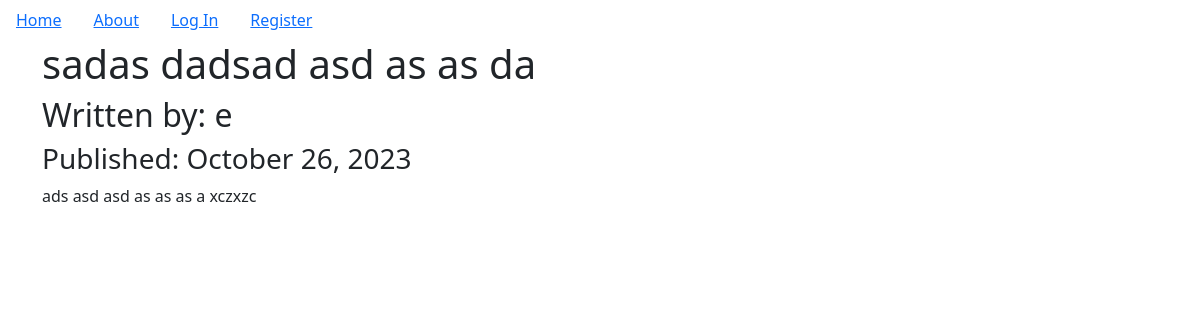
/7, run on the app's committed database.
### puppycompanyblog/models.py (models this page shows, shortened)
class BlogPost(db.Model):
    users = db.relationship(User)
    id = db.Column(db.Integer, primary_key=True)
    user_id = db.Column(db.Integer, db.ForeignKey('users.id'), nullable=False)
    date = db.Column(db.DateTime, nullable=False, default=datetime.utcnow)
    title = db.Column(db.String(140), nullable=False)
    text = db.Column(db.Text, nullable=False)

class User(db.Model, UserMixin):
    __tablename__ = 'users'
    id = db.Column(db.Integer, primary_key=True)
    profile_image = db.Column(db.String(64), nullable=False, default='static/default_profile.png') #later on in our static folder we are going to put our "default_profile.png"
    email = db.Column(db.String(64), unique=True, index=True)
    username = db.Column(db.String(64), unique=True, index=True)
    password_hash = db.Column(db.String(128))
    post = db.relationship('BlogPost', backref='author', lazy=True)

### puppycompanyblog/users/views.py (the view)
@users.route("/<username>")
def user_posts(username):
    page = request.args.get('page', 1, type=int) # to cycle through the pages
    user = User.query.filter_by(username=username).first_or_404()
    blog_posts = BlogPost.query.filter_by(author=user).order_by(BlogPost.date.desc()).paginate(page=page, per_page=5)
    return render_template('user_blog_posts.html', blog_posts=blog_posts, user=user)

### puppycompanyblog/blogpost/views.py (called while the page is built)
@blogpost.route('/<int:blog_post_id>')
def view_post(blog_post_id):
    blogpost = BlogPost.query.get_or_404(blog_post_id)
    return render_template('blog_post.html', title=blogpost.title, date=blogpost.date, post=blogpost)

### puppycompanyblog/templates/blog_post.html (shortened to what this page needs)
{% extends 'base.html'%}
{%block content%}
<div class="jumbotron">
    <h1>{{post.title}}</h1>
    <h2>Written by: {{post.author.username}}</h2>
    <h3>Published: {{post.date.strftime('%B %d, %Y')}}</h3>
    <p>{{post.text}}</p>
</div>
{% endblock %}

### data on the page
BlogPost: title "sadas dadsad asd as as da", date "October 26, 2023", text "ads asd asd as as as a xczxzc"
User: author.username "e"
